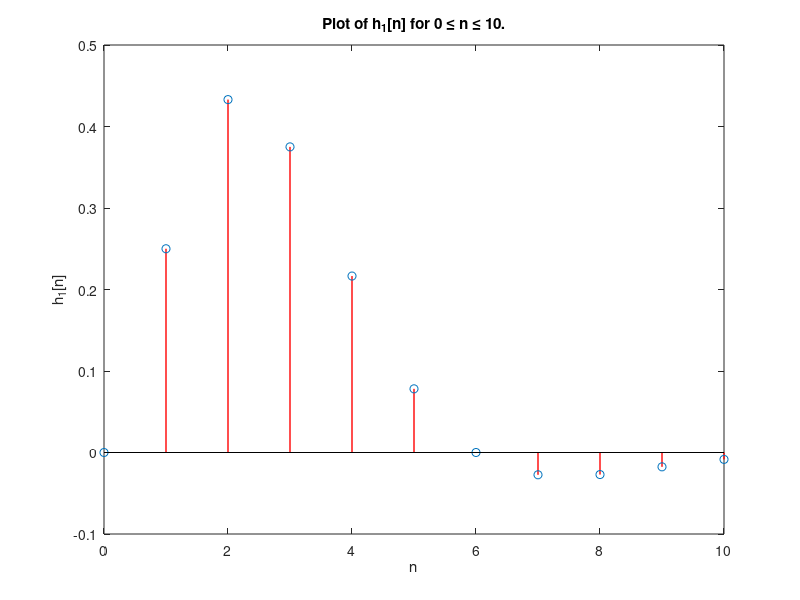
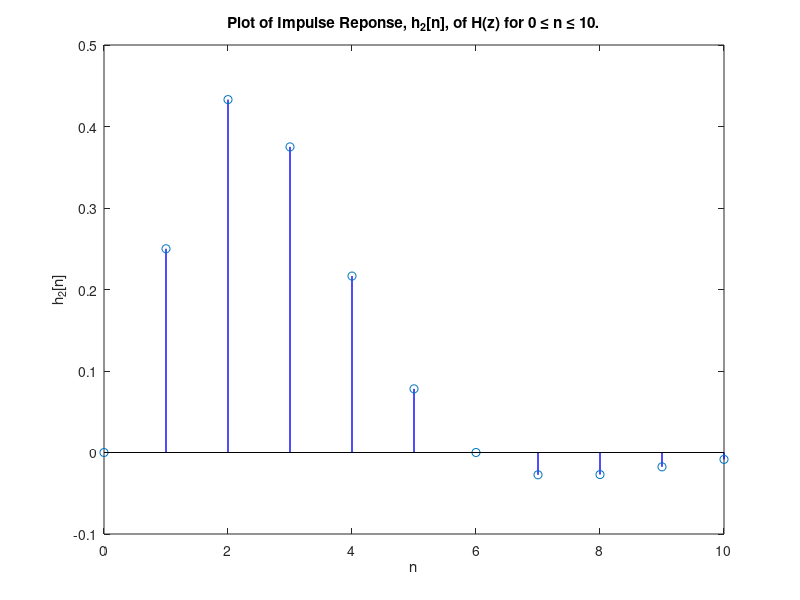
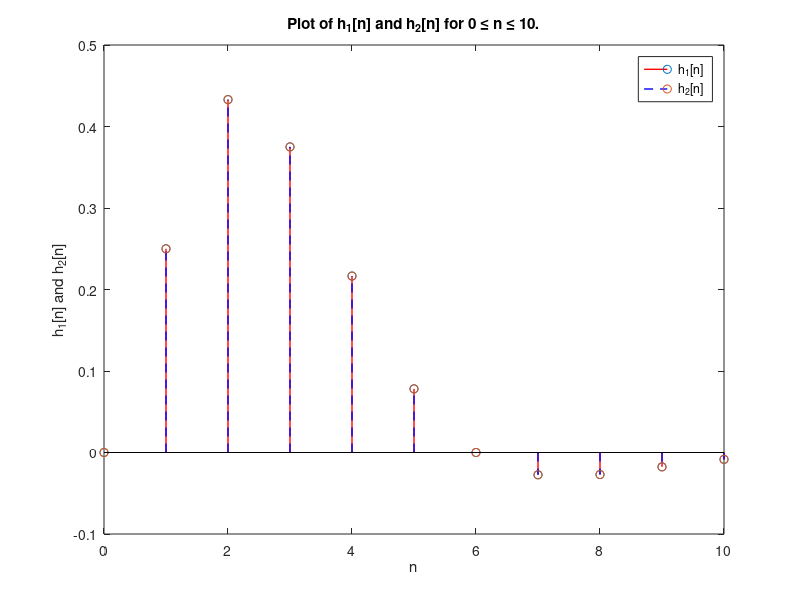

Write MATLAB code to recreate these figures, in order.
figure(1);

% Plot the impulse response h_1[n]
n = 0:10;
h1 = n .* (0.5).^n .* sin((pi .* n)/6);
stem(n, h1, 'LineWidth', 1, 'Color', 'r');
title('Plot of h_1[n] for 0 \leq n \leq 10.');
xlabel('n');
ylabel('h_1[n]');

figure(2);

% Get the frequency response of H(z) h2_[n]
N = [0 4 0 -1];
D = [16 -16*sqrt(3) 20 -4*sqrt(3) 1];

x = zeros(1, 11);
x(1) = 1; % Creates the impulse response

h2 = filter(N, D, x);
stem(n, h2, 'LineWidth' , 1, 'Color', 'b');
title('Plot of Impulse Reponse, h_2[n], of H(z) for 0 \leq n \leq 10.');
xlabel('n');
ylabel('h_2[n]');

figure(3);

% Compare h_1[n] and h_2[n] on the same figure
stem(n, h1, 'LineWidth', 1, 'Color', 'r');
hold on;
stem(n, h2, 'LineWidth' , 1, 'Color', 'b', 'LineStyle', '--');
title('Plot of h_1[n] and h_2[n] for 0 \leq n \leq 10.');
xlabel('n');
ylabel('h_1[n] and h_2[n]');
legend('h_1[n]', 'h_2[n]');